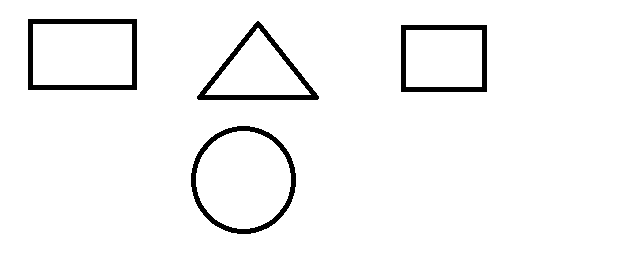
#> input picture Resources/Shapes.png, 626 x 278 px
$ python Shape_Detection.py
#> lines starting #> are read from the running program, lines starting #| are printed output that depends on the picture; after the words box and inside, x2 and y2 are one past the last pixel; in counts of white or black regions, pixels touching at a corner belong together
import cv2 as cv
import numpy as np

img = cv.imread('./Resources/Shapes.png')
#> img is the input picture: shape (278, 626, 3); 96.4% white; 4 black regions, box (x1, y1, x2, y2) and area: (28, 19, 137, 90) 1700, (191, 126, 296, 234) 1585, (197, 21, 319, 100) 1511, (401, 25, 487, 92) 1430
imgContours = img.copy()
imgGray = cv.cvtColor(img, cv.COLOR_BGR2GRAY)
imgBlur = cv.GaussianBlur(imgGray, (7, 7), 1)
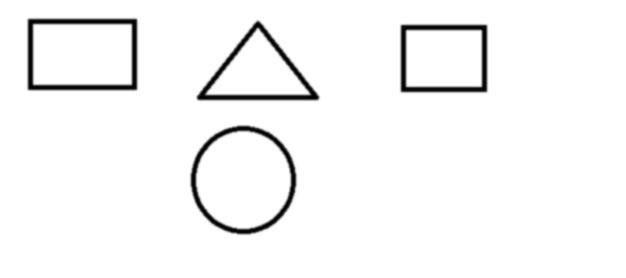
#> imgBlur: shape (278, 626); min 0, max 255, mean 245.9
imgCanny = cv.Canny(imgBlur, 50, 50)
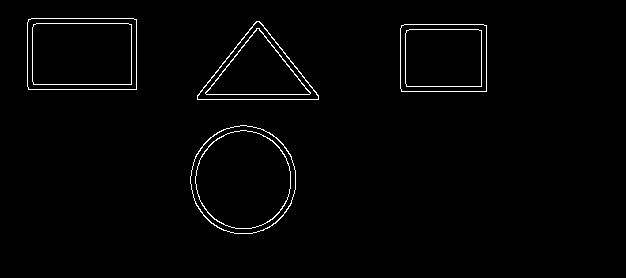
#> imgCanny: shape (278, 626); 1.5% white in thin lines or dots, all inside (x1, y1, x2, y2) = (27, 18, 487, 234)
imgBlank = np.zeros_like(img)


def getContours(image):
    # cv.RETR_EXTERNAL
    contours, heiarchy = cv.findContours(image, cv.RETR_EXTERNAL, cv.CHAIN_APPROX_NONE)
#> contours = 4 contours; box (x1, y1, x2, y2) and area: (190, 125, 296, 234) 8916, (27, 18, 137, 90) 7728, (400, 24, 487, 92) 5751, (197, 21, 319, 100) 5089; heiarchy = [[1, -1, -1, -1], [2, 0, -1, -1], [3, 1, -1, -1], [-1, 2, -1, -1]]
    for contour in contours:
        area = cv.contourArea(contour)
        print(area)
        if area > 500:
            cv.drawContours(imgContours, contour, -1, (255, 0, 0), 3)
            perimeter = cv.arcLength(contour, True)
            # print(perimeter)
            cornerPointsApprox = cv.approxPolyDP(contour, 0.03 * perimeter, True)
            print(len(cornerPointsApprox))
            x, y, w, h = cv.boundingRect(cornerPointsApprox)
            corners = len(cornerPointsApprox)
            cv.rectangle(imgContours, (x, y), (x + w, y + h), (56, 12, 245), 3)
            if corners == 3:
                cv.putText(imgContours, "Triangle", (x, y - 10), cv.FONT_HERSHEY_COMPLEX, 0.5, (0, 255, 0), 1)
            if corners == 4:
                cv.putText(imgContours, "Quadrilateral", (x, y - 10), cv.FONT_HERSHEY_COMPLEX, 0.5, (0, 255, 0), 1)
            if corners > 4:
                cv.putText(imgContours, "Circle", (x, y - 10), cv.FONT_HERSHEY_COMPLEX, 0.5, (0, 255, 0), 1)
#> this loop made 4 passes
#> (area, perimeter, cornerPointsApprox, x, y, w, h, corners) on passes 2 to 4: (5751, 303.7, [[401, 25], [401, 91], [486, 91], [486, 25]], 401, 25, 86, 67, 4), (5089, 328.9, [[197, 95], [318, 99], [259, 21]], 197, 21, 122, 79, 3), (7728, 357.7, [[28, 19], [28, 89], [136, 89], [136, 19]], 28, 19, 109, 71, 4)
#> (area, perimeter, x, y, w, h, corners) on pass 1: (8916, 353.4, 190, 125, 106, 109, 8)
#| 8916.0
#| 8
#| 5751.0
#| 4
#| 5089.0
#| 3
#| 7728.0
#| 4
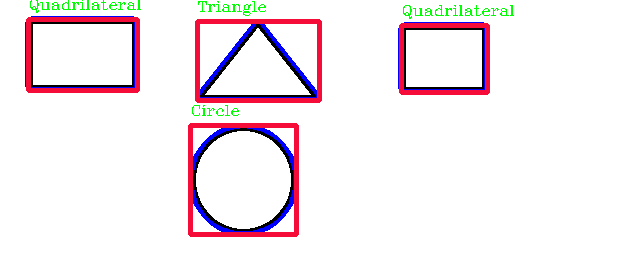
#> imgContours: shape (278, 626, 3); 6.29% of pixels changed, all inside (x1, y1, x2, y2) = (25, 0, 514, 237)


getContours(imgCanny)
stackedImgs = np.hstack((imgBlur, imgCanny))
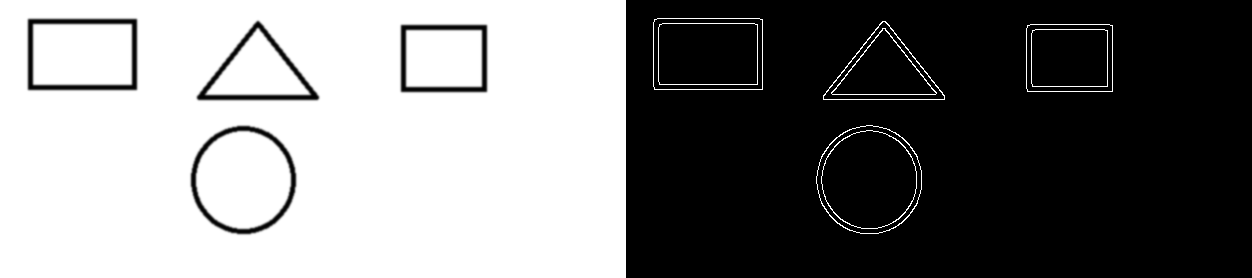
#> stackedImgs: shape (278, 1252); min 0, max 255, mean 124.9
cv.imshow("Shapes", stackedImgs)
cv.imshow("Contours", imgContours)
cv.waitKey(0)
